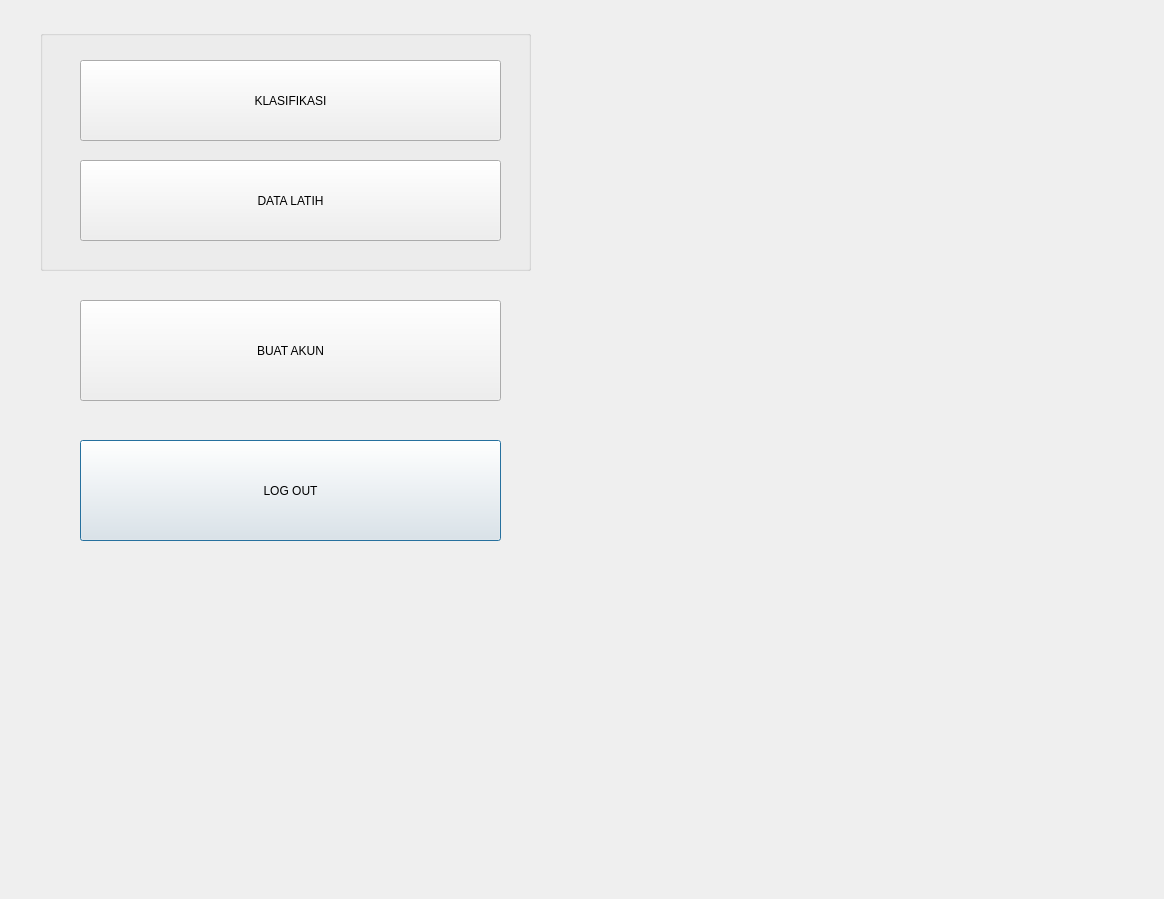
<?xml version="1.0" encoding="UTF-8"?>
<ui version="4.0">
 <class>Dialog</class>
 <widget class="QDialog" name="Dialog">
  <property name="geometry">
   <rect>
    <x>0</x>
    <y>0</y>
    <width>1164</width>
    <height>899</height>
   </rect>
  </property>
  <property name="windowTitle">
   <string>Dialog</string>
  </property>
  <widget class="QLabel" name="label">
   <property name="geometry">
    <rect>
     <x>0</x>
     <y>0</y>
     <width>1191</width>
     <height>841</height>
    </rect>
   </property>
   <property name="text">
    <string/>
   </property>
   <property name="pixmap">
    <pixmap>background.jpg</pixmap>
   </property>
   <property name="scaledContents">
    <bool>true</bool>
   </property>
   <property name="wordWrap">
    <bool>true</bool>
   </property>
  </widget>
  <widget class="QPushButton" name="logout">
   <property name="geometry">
    <rect>
     <x>80</x>
     <y>440</y>
     <width>421</width>
     <height>101</height>
    </rect>
   </property>
   <property name="text">
    <string>LOG OUT</string>
   </property>
  </widget>
  <widget class="QPushButton" name="create">
   <property name="geometry">
    <rect>
     <x>80</x>
     <y>300</y>
     <width>421</width>
     <height>101</height>
    </rect>
   </property>
   <property name="text">
    <string>BUAT AKUN</string>
   </property>
  </widget>
  <widget class="QGroupBox" name="groupBox">
   <property name="geometry">
    <rect>
     <x>40</x>
     <y>30</y>
     <width>491</width>
     <height>241</height>
    </rect>
   </property>
   <property name="autoFillBackground">
    <bool>false</bool>
   </property>
   <property name="title">
    <string/>
   </property>
   <property name="flat">
    <bool>false</bool>
   </property>
   <property name="checkable">
    <bool>false</bool>
   </property>
   <widget class="QPushButton" name="klasifikasi">
    <property name="geometry">
     <rect>
      <x>40</x>
      <y>30</y>
      <width>421</width>
      <height>81</height>
     </rect>
    </property>
    <property name="text">
     <string>KLASIFIKASI</string>
    </property>
   </widget>
   <widget class="QPushButton" name="data_latih">
    <property name="geometry">
     <rect>
      <x>40</x>
      <y>130</y>
      <width>421</width>
      <height>81</height>
     </rect>
    </property>
    <property name="text">
     <string>DATA LATIH</string>
    </property>
   </widget>
   <widget class="QGroupBox" name="groupBox_2">
    <property name="geometry">
     <rect>
      <x>200</x>
      <y>360</y>
      <width>491</width>
      <height>361</height>
     </rect>
    </property>
    <property name="autoFillBackground">
     <bool>false</bool>
    </property>
    <property name="title">
     <string/>
    </property>
    <property name="flat">
     <bool>false</bool>
    </property>
    <property name="checkable">
     <bool>false</bool>
    </property>
    <widget class="QPushButton" name="pushButton_4">
     <property name="geometry">
      <rect>
       <x>40</x>
       <y>30</y>
       <width>421</width>
       <height>81</height>
      </rect>
     </property>
     <property name="text">
      <string>KLASIFIKASI</string>
     </property>
    </widget>
    <widget class="QPushButton" name="pushButton_5">
     <property name="geometry">
      <rect>
       <x>40</x>
       <y>130</y>
       <width>421</width>
       <height>81</height>
      </rect>
     </property>
     <property name="text">
      <string>PushButton</string>
     </property>
    </widget>
    <widget class="QPushButton" name="pushButton_6">
     <property name="geometry">
      <rect>
       <x>40</x>
       <y>230</y>
       <width>421</width>
       <height>101</height>
      </rect>
     </property>
     <property name="text">
      <string>PushButton</string>
     </property>
    </widget>
   </widget>
  </widget>
 </widget>
 <resources/>
 <connections/>
</ui>
